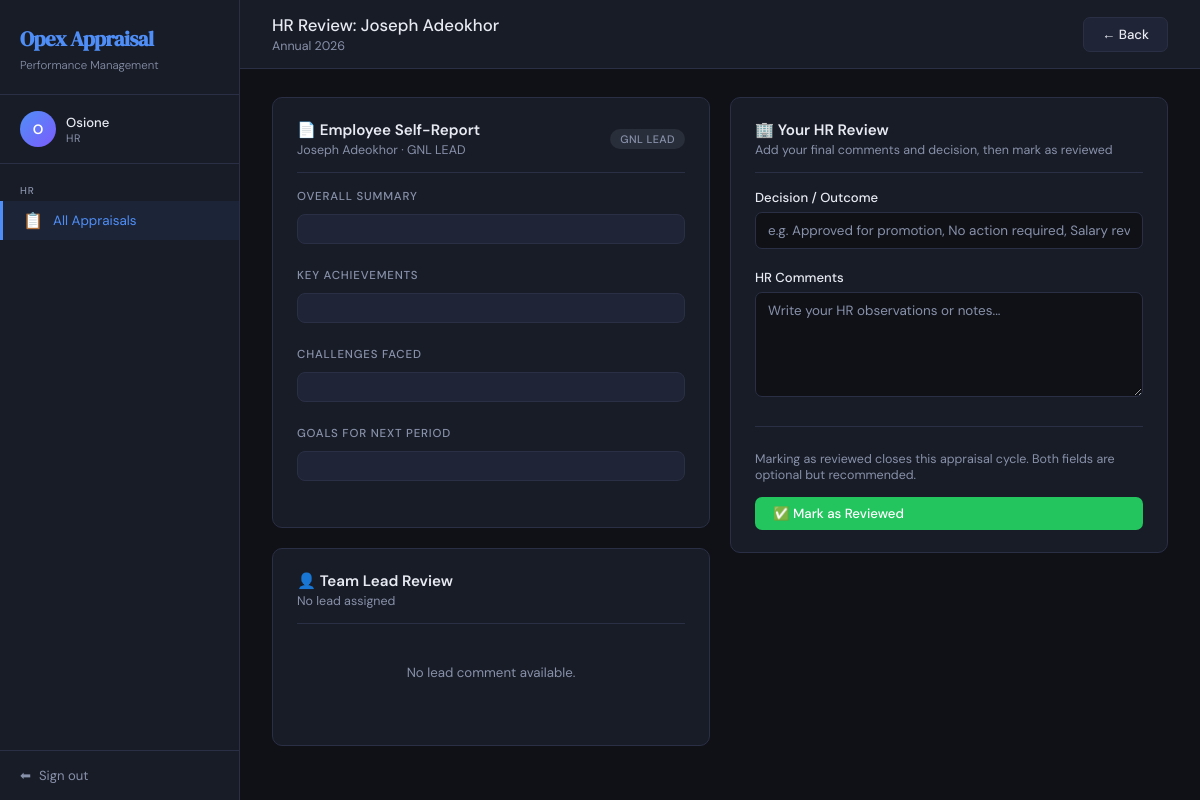
The page /hr/appraisal/2/review/ (signed in) on the database as committed earlier.
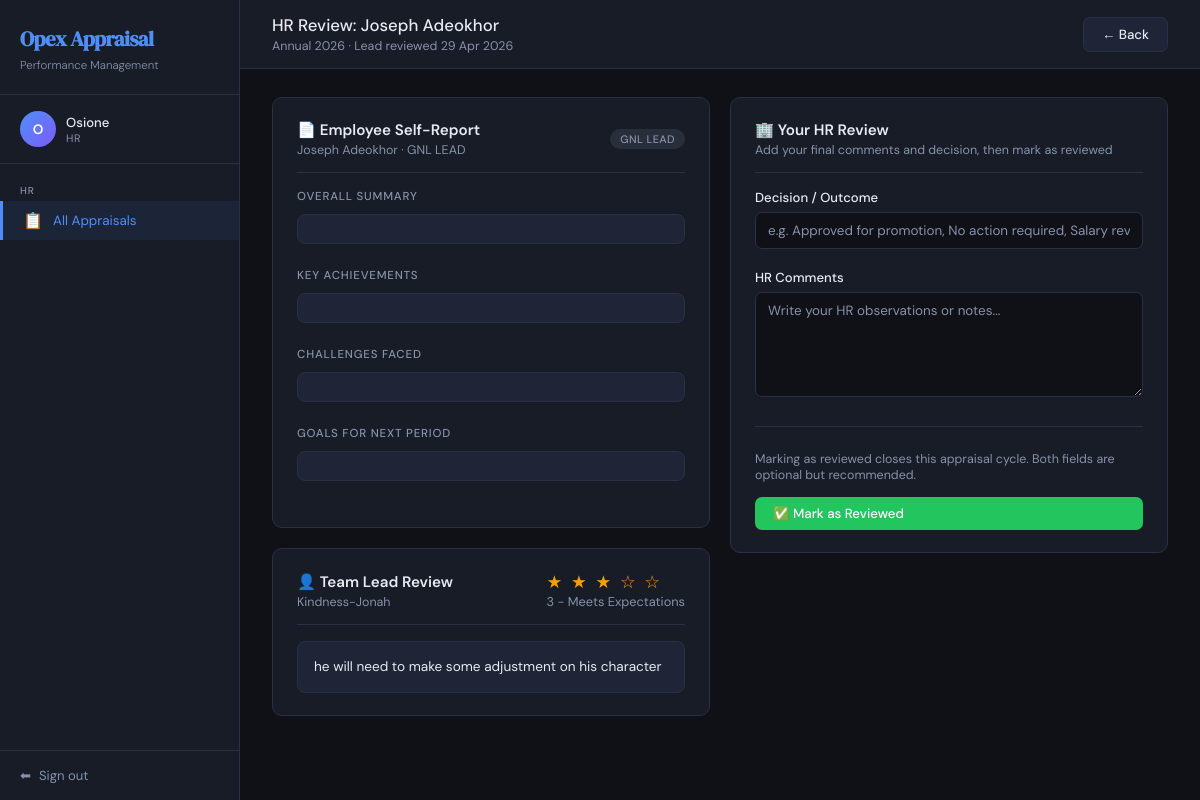
The same page on the database as committed later.
### appraisal/models.py (models this page shows, shortened)
class Appraisal(models.Model):
    STATUS_DRAFT       = 'draft'        # Employee saved but not yet submitted
    STATUS_PENDING_LEAD = 'pending_lead' # Submitted by employee, waiting for lead
    STATUS_PENDING_HR  = 'pending_hr'   # Lead reviewed, waiting for HR
    STATUS_REVIEWED    = 'reviewed'     # HR has finalised — workflow complete
    STATUS_CHOICES = [
        (STATUS_DRAFT,        'Draft'),
        (STATUS_PENDING_LEAD, 'Awaiting Team Lead Review'),
        (STATUS_PENDING_HR,   'Awaiting HR Review'),
        (STATUS_REVIEWED,     'Reviewed'),
    ]
    SCORE_CHOICES = [
        (5, '5 - Excellent'),
        (4, '4 - Good'),
        (3, '3 - Average'),
        (2, '2 - Below Average'),
        (1, '1 - Poor'),
    ]
    RATING_CHOICES = [
        (5, '5 - Outstanding'),
        (4, '4 - Exceeds Expectations'),
        (3, '3 - Meets Expectations'),
        (2, '2 - Below Expectations'),
        (1, '1 - Needs Improvement'),
    ]
    employee = models.ForeignKey(
        CustomUser,
        on_delete=models.CASCADE,
        related_name='appraisals',
        null=True, blank=True,
        limit_choices_to={'role': CustomUser.ROLE_EMPLOYEE}
    )
    employee_name       = models.CharField(max_length=200, blank=True)
    employee_department = models.CharField(max_length=100, blank=True)
    reviewed_by_lead = models.ForeignKey(
        CustomUser,
        on_delete=models.SET_NULL,
        null=True, blank=True,
        related_name='lead_reviews',
        limit_choices_to={'role': CustomUser.ROLE_TEAM_LEAD}
    )
    reviewed_by_hr = models.ForeignKey(
        CustomUser,
        on_delete=models.SET_NULL,
        null=True, blank=True,
        related_name='hr_reviews',
        limit_choices_to={'role': CustomUser.ROLE_HR}
    )
    period = models.CharField(max_length=100)
    status = models.CharField(
        max_length=20,
        choices=STATUS_CHOICES,
        default=STATUS_PENDING_LEAD
    )
    score_punctuality = models.IntegerField(
        choices=SCORE_CHOICES, null=True, blank=True,
        verbose_name='Punctuality & Attendance'
    )
    score_quality = models.IntegerField(
        choices=SCORE_CHOICES, null=True, blank=True,
        verbose_name='Quality of Work'
    )
    score_teamwork = models.IntegerField(
        choices=SCORE_CHOICES, null=True, blank=True,
        verbose_name='Teamwork & Collaboration'
    )
    score_communication = models.IntegerField(
        choices=SCORE_CHOICES, null=True, blank=True,
        verbose_name='Communication Skills'
    )
    score_deadlines = models.IntegerField(
        choices=SCORE_CHOICES, null=True, blank=True,
        verbose_name='Meeting Deadlines'
    )
    score_problem_solving = models.IntegerField(
        choices=SCORE_CHOICES, null=True, blank=True,
        verbose_name='Problem Solving'
    )
    score_initiative = models.IntegerField(
        choices=SCORE_CHOICES, null=True, blank=True,
        verbose_name='Initiative & Creativity'
    )
    score_professionalism = models.IntegerField(
        choices=SCORE_CHOICES, null=True, blank=True,
        verbose_name='Professionalism'
    )
    score_adherence = models.IntegerField(
        choices=SCORE_CHOICES, null=True, blank=True,
        verbose_name='Adherence to Company Rules'
    )
    additional_comments = models.TextField(blank=True)
    lead_comment = models.TextField(blank=True)
    lead_rating  = models.IntegerField(null=True, blank=True, choices=RATING_CHOICES)
    hr_comment  = models.TextField(blank=True)
    hr_decision = models.CharField(max_length=100, blank=True)
    created_at           = models.DateTimeField(auto_now_add=True)
    updated_at           = models.DateTimeField(auto_now=True)
    submitted_to_lead_at = models.DateTimeField(null=True, blank=True)
    submitted_to_hr_at   = models.DateTimeField(null=True, blank=True)
    reviewed_at          = models.DateTimeField(null=True, blank=True)
    class Meta:
        ordering = ['-created_at']

class CustomUser(AbstractUser):
    ROLE_EMPLOYEE  = 'employee'
    ROLE_TEAM_LEAD = 'team_lead'
    ROLE_HR        = 'hr'
    ROLE_CHOICES = [
        (ROLE_EMPLOYEE,  'Employee'),
        (ROLE_TEAM_LEAD, 'Team Lead'),
        (ROLE_HR,        'HR'),
    ]
    role       = models.CharField(max_length=20, choices=ROLE_CHOICES, default=ROLE_EMPLOYEE)
    department = models.CharField(max_length=100, blank=True)  # blank=True means optional
    job_title  = models.CharField(max_length=100, blank=True)
    team_lead = models.ForeignKey(
        'self',
        on_delete=models.SET_NULL,
        null=True,
        blank=True,
        related_name='team_members',
        limit_choices_to={'role': ROLE_TEAM_LEAD}  # only show team leads in the dropdown
    )
    @property
    def is_employee(self):
        return self.role == self.ROLE_EMPLOYEE
    @property
    def is_team_lead(self):
        return self.role == self.ROLE_TEAM_LEAD
    @property
    def is_hr(self):
        return self.role == self.ROLE_HR

### appraisal/views.py (the view)
# urls.py: path('hr/appraisal/<int:pk>/review/',  views.hr_review,           name='hr_review'),
@login_required
def hr_review(request, pk):
    if not request.user.is_hr:
        messages.error(request, 'You do not have permission to view this page.')
        return redirect('dashboard')
    appraisal = get_object_or_404(Appraisal, pk=pk)
    if request.method == 'POST':
        form = HRReviewForm(request.POST, instance=appraisal)
        if form.is_valid():
            appraisal = form.save(commit=False)
            appraisal.mark_reviewed(request.user)  # saves + sets status to reviewed
            messages.success(request, f'Appraisal for {appraisal.display_name} has been finalised.')
            return redirect('hr_dashboard')
    else:
        form = HRReviewForm(instance=appraisal)
    return render(request, 'appraisal/hr_review.html', {
        'form': form,
        'appraisal': appraisal,
    })

### appraisal/forms.py
class HRReviewForm(forms.ModelForm):
    class Meta:
        model = Appraisal
        fields = ['hr_comment', 'hr_decision']
        widgets = {
            'hr_comment': forms.Textarea(attrs={
                'class': 'form-control',
                'rows': 5,
                'placeholder': 'Write your HR observations or notes...',
            }),
            'hr_decision': forms.TextInput(attrs={
                'class': 'form-control',
                'placeholder': 'e.g. Approved for promotion, No action required, Salary review',
            }),
        }
        labels = {
            'hr_comment':  'HR Comments',
            'hr_decision': 'Decision / Outcome',
        }

### appraisal/templates/appraisal/hr_review.html (shortened to what the changed rows need)
{% extends 'appraisal/base.html' %}
{% block content %}
<div class="topbar">
  <div>
    <div class="topbar-title">
      HR Review:
      {% if appraisal.employee %}
        {{ appraisal.employee.get_full_name|default:appraisal.employee.username }}
      {% else %}
        {{ appraisal.employee_name|default:"Unknown Employee" }}
      {% endif %}
    </div>
    <div class="topbar-subtitle">
      {{ appraisal.period }}
      {% if appraisal.submitted_to_hr_at %}
        · Lead reviewed {{ appraisal.submitted_to_hr_at|date:"d M Y" }}
      {% endif %}
    </div>
  </div>
</div>
<div class="content">
  <div style="display:grid;grid-template-columns:1fr 1fr;gap:20px;align-items:start;">
    <div>
      <div class="card">
        <div class="card-header">
          <div>
            <div class="card-title">📄 Employee Self-Report</div>
            <div class="card-subtitle">
              {% if appraisal.employee %}
                {{ appraisal.employee.get_full_name|default:appraisal.employee.username }}
                {% if appraisal.employee.job_title %}
                  · {{ appraisal.employee.job_title }}
                {% endif %}
              {% else %}
                {{ appraisal.employee_name|default:"Unknown" }}
                {% if appraisal.employee_department %}
                  · {{ appraisal.employee_department }}
                {% endif %}
              {% endif %}
            </div>
          </div>
          {% if appraisal.employee %}
            {% if appraisal.employee.department %}
            <span class="badge badge-draft">{{ appraisal.employee.department }}</span>
            {% endif %}
          {% else %}
            {% if appraisal.employee_department %}
            <span class="badge badge-draft">{{ appraisal.employee_department }}</span>
            {% endif %}
          {% endif %}
        </div>
      </div>
      <div class="card">
        <div class="card-header">
          <div>
            <div class="card-title">👤 Team Lead Review</div>
            <div class="card-subtitle">
              {% if appraisal.reviewed_by_lead %}
                {{ appraisal.reviewed_by_lead.get_full_name|default:appraisal.reviewed_by_lead.username }}
              {% else %}
                No lead assigned
              {% endif %}
            </div>
          </div>
          {% if appraisal.lead_rating %}
          <div>
            <span class="rating-stars">
              {% for i in "12345" %}
                {% if forloop.counter <= appraisal.lead_rating %}★{% else %}☆{% endif %}
              {% endfor %}
            </span>
            <div class="text-muted text-sm" style="text-align:right;">
              {{ appraisal.get_lead_rating_display }}
            </div>
          </div>
          {% endif %}
        </div>
        {% if appraisal.lead_comment %}
        <div class="detail-block">{{ appraisal.lead_comment }}</div>
        {% else %}
        <div class="empty-state" style="padding:24px 0;">
          <p>No lead comment available.</p>
        </div>
        {% endif %}
      </div>
    </div>
    <div>
      <div class="card" style="position:sticky;top:20px;">
        <form method="post">
          <div class="form-group">
            <label class="form-label">{{ form.hr_decision.label }}</label>
            {{ form.hr_decision }}
          </div>
          <div class="form-group">
            <label class="form-label">{{ form.hr_comment.label }}</label>
            {{ form.hr_comment }}
          </div>
        </form>
      </div>
    </div>
  </div>
</div>
{% endblock %}

Rows that differ between the two databases and show on the page:
changed Appraisal "Joseph Adeokhor": submitted_to_hr_at (not shown) → "29 Apr 2026"; reviewed_by_lead.get_full_name (not shown) → "Kindness-Jonah"; lead_rating (not shown) → "3 - Meets Expectations"; lead_comment (not shown) → "he will need to make some adjustment on his character"
Other text that changed with them:
text no longer shown: "No lead assigned No lead comment available."
text now shown: "· Lead reviewed"
